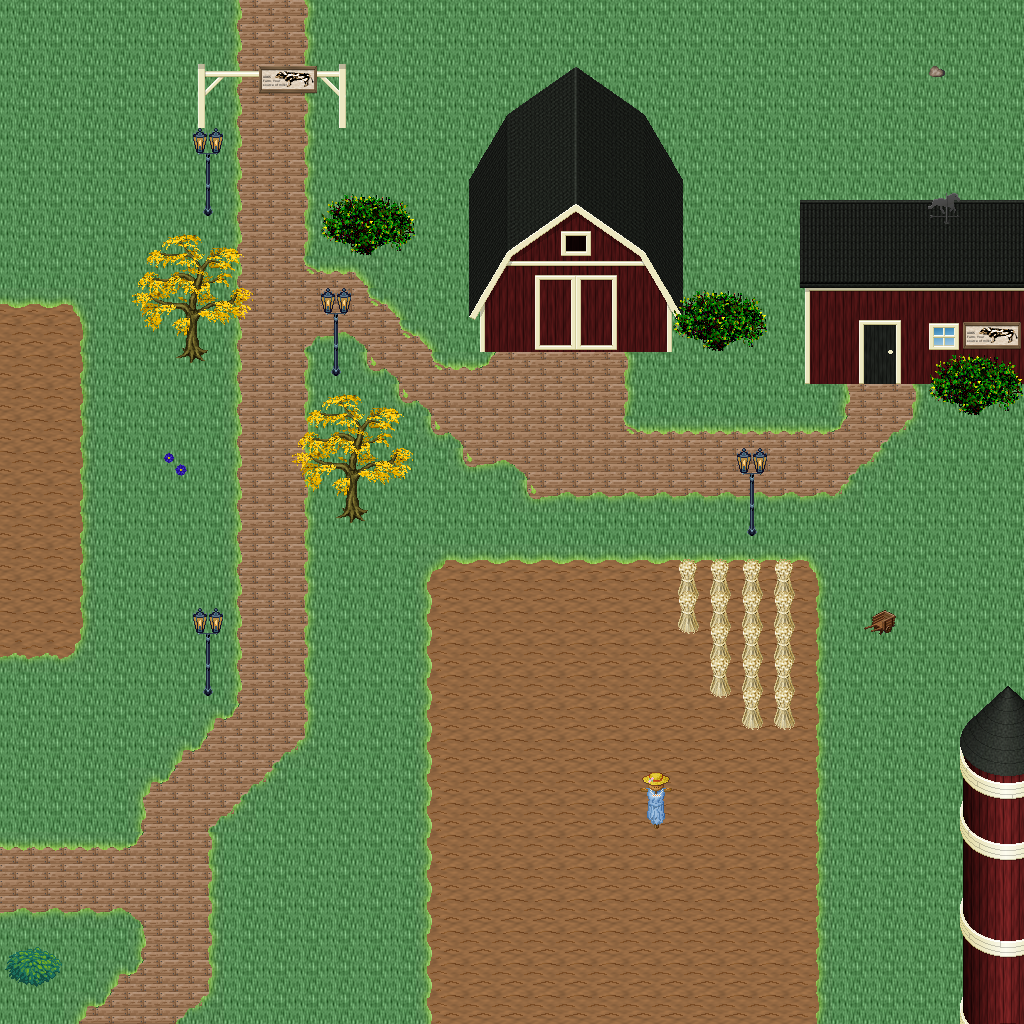

A level layout from a 2D game, rendered from its tile map. Below: a short description, then the map file with tile-grid data replaced by summaries:
An orthogonal 32x32 tile map with 32x32 px tiles, 5 tile layers (Ground, Objects, Objects2, Above, ...), 1 hidden layer not drawn, 35 tilesets.

<map version="1.10" tiledversion="1.11.0" orientation="orthogonal" renderorder="right-down" width="32" height="32" tilewidth="32" tileheight="32" infinite="0" nextlayerid="11" nextobjectid="1">
 <tileset firstgid="1" name="logic_collision" tilewidth="32" tileheight="32" tilecount="1" columns="1">
  <image source="../drawable/logic_collision.png" width="32" height="32" />
 </tileset>
 <tileset firstgid="2" name="ground_ridge_earth_pale" tilewidth="32" tileheight="32" tilecount="96" columns="12">
  <image source="../drawable/ground_ridge_earth_pale.png" width="384" height="256" />
 </tileset>
 <tileset firstgid="98" name="ground_ridge_earth_dark" tilewidth="32" tileheight="32" tilecount="96" columns="12">
  <image source="../drawable/ground_ridge_earth_dark.png" width="384" height="256" />
 </tileset>
 <tileset firstgid="194" name="ground_ground" tilewidth="32" tileheight="32" tilecount="33" columns="3">
  <image source="../drawable/ground_ground.png" width="96" height="352" />
 </tileset>
 <tileset firstgid="227" name="building_castle" tilewidth="32" tileheight="32" tilecount="320" columns="20">
  <image source="../drawable/building_castle.png" width="640" height="512" />
 </tileset>
 <tileset firstgid="547" name="ground_water_pool" tilewidth="32" tileheight="32" tilecount="72" columns="3">
  <image source="../drawable/ground_water_pool.png" width="96" height="768" />
 </tileset>
 <tileset firstgid="619" name="ground_earth_edges" tilewidth="32" tileheight="32" tilecount="18" columns="6">
  <image source="../drawable/ground_earth_edges.png" width="192" height="96" />
 </tileset>
 <tileset firstgid="637" name="ground_grass_corners" tilewidth="32" tileheight="32" tilecount="24" columns="6">
  <image source="../drawable/ground_grass_corners.png" width="192" height="128" />
 </tileset>
 <tileset firstgid="661" name="ground_grass_edges" tilewidth="32" tileheight="32" tilecount="36" columns="12">
  <image source="../drawable/ground_grass_edges.png" width="384" height="96" />
 </tileset>
 <tileset firstgid="697" name="item_weapon_cannon" tilewidth="32" tileheight="32" tilecount="12" columns="3">
  <image source="../drawable/item_weapon_cannon.png" width="96" height="128" />
 </tileset>
 <tileset firstgid="709" name="item_pot_barrels_1" tilewidth="32" tileheight="32" tilecount="8" columns="4">
  <image source="../drawable/item_pot_barrels_1.png" width="128" height="64" />
 </tileset>
 <tileset firstgid="717" name="ground_cobbled_paving" tilewidth="32" tileheight="32" tilecount="1" columns="1">
  <image source="../drawable/ground_cobbled_paving.png" width="32" height="32" />
 </tileset>
 <tileset firstgid="718" name="ground_rock_pebbles" tilewidth="32" tileheight="32" tilecount="3" columns="1">
  <image source="../drawable/ground_rock_pebbles.png" width="32" height="96" />
 </tileset>
 <tileset firstgid="721" name="plant_flower_daisy_blue" tilewidth="32" tileheight="32" tilecount="8" columns="2">
  <image source="../drawable/plant_flower_daisy_blue.png" width="64" height="128" />
 </tileset>
 <tileset firstgid="729" name="building_mill" tilewidth="32" tileheight="32" tilecount="30" columns="5">
  <image source="../drawable/building_mill.png" width="160" height="192" />
 </tileset>
 <tileset firstgid="759" name="building_windmill_blades" tilewidth="32" tileheight="32" tilecount="144" columns="24">
  <image source="../drawable/building_windmill_blades.png" width="768" height="192" />
 </tileset>
 <tileset firstgid="903" name="logic_item_corn" tilewidth="32" tileheight="32" tilecount="5" columns="5">
  <image source="../drawable/logic_item_corn.png" width="160" height="32" />
 </tileset>
 <tileset firstgid="908" name="object_scarecrow" tilewidth="32" tileheight="32" tilecount="2" columns="1">
  <image source="../drawable/object_scarecrow.png" width="32" height="64" />
 </tileset>
 <tileset firstgid="910" name="object_hay_cart" tilewidth="32" tileheight="32" tilecount="1" columns="1">
  <image source="../drawable/object_hay_cart.png" width="32" height="32" />
 </tileset>
 <tileset firstgid="911" name="building_barnyard" tilewidth="32" tileheight="32" tilecount="200" columns="8">
  <image source="../drawable/building_barnyard.png" width="256" height="800" />
 </tileset>
 <tileset firstgid="1111" name="furniture_sink_pale_brown_stone" tilewidth="32" tileheight="32" tilecount="4" columns="2">
  <image source="../drawable/furniture_sink_pale_brown_stone.png" width="64" height="64" />
 </tileset>
 <tileset firstgid="1115" name="logic_creature_farm_animal" tilewidth="32" tileheight="32" tilecount="16" columns="8">
  <image source="../drawable/logic_creature_farm_animal.png" width="256" height="64" />
 </tileset>
 <tileset firstgid="1131" name="plant_tree_fall_trees" tilewidth="32" tileheight="32" tilecount="40" columns="8">
  <image source="../drawable/plant_tree_fall_trees.png" width="256" height="160" />
 </tileset>
 <tileset firstgid="1171" name="plant_bush_bush_mult_colored" tilewidth="32" tileheight="32" tilecount="6" columns="3">
  <image source="../drawable/plant_bush_bush_mult_colored.png" width="96" height="64" />
 </tileset>
 <tileset firstgid="1177" name="furniture_light_lamp_blue" tilewidth="32" tileheight="32" tilecount="3" columns="1">
  <image source="../drawable/furniture_light_lamp_blue.png" width="32" height="96" />
 </tileset>
 <tileset firstgid="1180" name="light_dim_light_7x5" tilewidth="32" tileheight="32" tilecount="35" columns="7">
  <image source="../drawable/light_dim_light_7x5.png" width="224" height="160" />
 </tileset>
 <tileset firstgid="1215" name="plant_stump_small_stump" tilewidth="32" tileheight="32" tilecount="4" columns="2">
  <image source="../drawable/plant_stump_small_stump.png" width="64" height="64" />
 </tileset>
 <tileset firstgid="1219" name="logic_creature_fowl" tilewidth="32" tileheight="32" tilecount="6" columns="6">
  <image source="../drawable/logic_creature_fowl.png" width="192" height="32" />
 </tileset>
 <tileset firstgid="1225" name="logic_creature_rodent" tilewidth="32" tileheight="32" tilecount="8" columns="8">
  <image source="../drawable/logic_creature_rodent.png" width="256" height="32" />
 </tileset>
 <tileset firstgid="1233" name="plant_bushes_and_trees" tilewidth="32" tileheight="32" tilecount="144" columns="16">
  <image source="../drawable/plant_bushes_and_trees.png" width="512" height="289" />
 </tileset>
 <tileset firstgid="1377" name="plant_bush_leafy" tilewidth="32" tileheight="32" tilecount="48" columns="8">
  <image source="../drawable/plant_bush_leafy.png" width="256" height="192" />
 </tileset>
 <tileset firstgid="1425" name="plant_bush_bush_pinks" tilewidth="32" tileheight="32" tilecount="4" columns="2">
  <image source="../drawable/plant_bush_bush_pinks.png" width="64" height="64" />
 </tileset>
 <tileset firstgid="1429" name="plant_bush_berried" tilewidth="32" tileheight="32" tilecount="60" columns="5">
  <image source="../drawable/plant_bush_berried.png" width="160" height="384" />
 </tileset>
 <tileset firstgid="1489" name="plant_bushes_and_trees" tilewidth="32" tileheight="32" tilecount="144" columns="16">
  <image source="../drawable/plant_bushes_and_trees.png" width="512" height="289" />
 </tileset>
 <tileset firstgid="1633" name="ground_ground_3" tilewidth="32" tileheight="32" tilecount="5" columns="5">
  <image source="../drawable/ground_ground_3.png" width="160" height="32" />
 </tileset>
 <layer id="1" name="Ground" width="32" height="32">
  <data>[1024 cells, 1024 non-empty, 3 distinct tile ids]</data>
 </layer>
 <layer id="2" name="Objects" width="32" height="32">
  <data>[1024 cells, 422 non-empty, 59 distinct tile ids]</data>
 </layer>
 <layer id="3" name="Objects2" width="32" height="32">
  <data>[1024 cells, 40 non-empty, 25 distinct tile ids]</data>
 </layer>
 <layer id="4" name="Above" width="32" height="32">
  <data>[1024 cells, 153 non-empty, 96 distinct tile ids]</data>
 </layer>
 <layer id="5" name="Above2" width="32" height="32">
  <data>[1024 cells, 6 non-empty, 6 distinct tile ids]</data>
 </layer>
 <layer id="6" name="Walkable" width="32" height="32" visible="0">
  <data>[1024 cells, 91 non-empty, 1 distinct tile ids]</data>
 </layer>
 <objectgroup id="7" name="Mapevents" />
 <objectgroup id="8" name="Spawn" />
 <objectgroup id="9" name="Keys" />
 <objectgroup id="10" name="Replace" />
</map>
